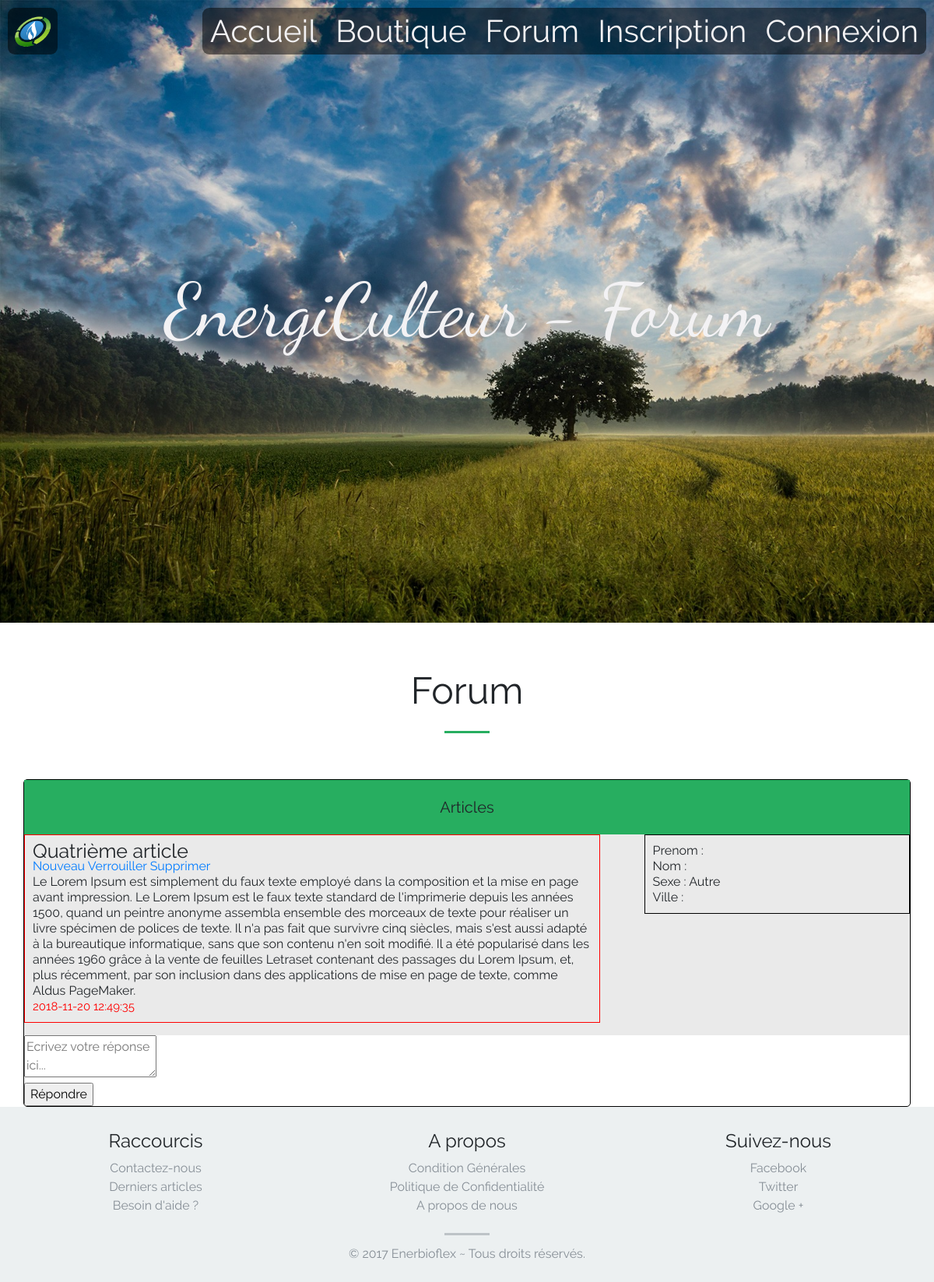
Page /forum-sujet.php?id_c=1&id_m=5 on the committed database.
### tables this page shows
CREATE TABLE forumCategorie(
	id integer primary key not null AUTO_INCREMENT,
	nom varchar(51) not null default "Catégorie sans nom."
);

CREATE TABLE message(
	id integer primary key not null AUTO_INCREMENT,
	id_categorie integer not null,
	id_auteur integer not null, 
	titre varchar(51) not null,
	corps text not null,
	verrouille boolean not null default 0,
	date_creation datetime not null default now()
);

### bdd/Model.php (called while the page is built, shortened)
<?php
class Model{
	private $bdd;
	function __construct(){
		try{
			$this->bdd = new PDO('mysql:host=localhost;dbName=energiculteur;charset=utf8', 'root', 'root');
		}
		catch(PDOException $e){
			die('<p>Connexion à la base de données impossible. Erreur[' . $e->getCode() . '] : ' . $e->getMessage() . '<p>');
		}
	}
	function get_utilisateur($id){
		$query = "SELECT * FROM energiculteur.utilisateur WHERE id = :ident";
		$requete = $this->bdd->prepare($query);
		$requete->bindValue(':ident', $id);
		$requete->execute();
		return $requete->fetch();
	}
	function get_contenu_sujet($id){
		try{
			$query = "SELECT * FROM energiculteur.message WHERE id = :ident";
			$requete = $this->bdd->prepare($query);
			$requete->bindValue(":ident", $id);
			$requete->execute();
			return $requete->fetch();
		}
		catch (PDOException $e){
			die("Impossible de voir le contenu du sujet");
		}
	}
	function get_categorie($ident){
		$query = "SELECT * FROM energiculteur.forumCategorie WHERE id = :identi";
		$requete = $this->bdd->prepare($query);
		$requete->bindValue(':identi', $ident);
		$requete->execute();
		$data = $requete->fetch();
		return $data;
	}
}
?>

### forum-sujet.php (the view, shortened to what this page needs)
<?php
	require('bdd/Model.php');
	$model = new Model();
	$content = $model->get_contenu_sujet($_GET['id_m']);
	$categorie = $model->get_categorie($_GET['id_c']);
	$user = $model->get_utilisateur($content['id_auteur']);
	switch ($user['sexe']) {
		default:
			$user['sexe'] = "Autre";
			break;
	}
?>
<!DOCTYPE html>
<html>
	<head>
		<link rel="stylesheet" href="css/bootstrap.min.css" />
		<link rel="stylesheet" href="css/style.css" />
	</head>
	<body>
		<?php
			require("includes/nav-bar.php");
		?>
		<section class="header">
			<div class="inner">EnergiCulteur - Forum</div>
		</section>
		<section class="container-fluid forum">
			<h1>Forum</h1>
			<hr class="separateur" />
			<div class="container forum-sujet">
<?php
	echo '	<h1>' . $categorie['nom'] . '</h1>';
?>
			<div class="sujet">
			<ul class="content">
<?php
	echo '		<li>' . $content['titre'] . '</li>';
	echo '		<li>
	<a href="nouveau-sujet.php">Nouveau</a>
	<a href="forum-maintenance.php?id_c='.$_GET['id_c'].'&id_m='.$_GET['id_m'].'&id_auteur='. $content['id_auteur'] .'&verrouille=1">Verrouiller</a>
	<a href="forum-maintenance.php?id_c='.$_GET['id_c'].'&id_m='.$_GET['id_m'].'&id_auteur='. $content['id_auteur'] .'&sujet_delete=1">Supprimer</a></li>';
	echo '		<li>' . $content['corps'] . '</li>';
	echo '		<li class="date">' . $content['date_creation'] . '</li>';
?>
			</ul>
			<ul class="user">
<?php
	echo '		<li>Prenom : ' . $user['prenom'] . '</li>';
	echo '		<li>Nom : ' . $user['nom'] . '</li>';
	echo '		<li>Sexe : ' . $user['sexe'] . '</li>';
	echo '		<li>Ville : ' . $user['ville'] . '</li>';
?>
			</ul>
			</div>
?>			<form method="post" action=<?php echo '"forum-sujet.php?id_c='.$_GET['id_c'].'&id_m='.$_GET['id_m'].'"'; ?>>
				<textarea name="reponse" placeholder="Ecrivez votre réponse ici..."></textarea><br>
				<input type="submit" name="repondre" value="Répondre">
			</form>
			</div>
		</section>
		<?php
			require("includes/footer.php");
		?>
	</body>
</html>

### css/style.css (style rules this page uses)
body, html { margin: 0; padding: 0; width: 100%; height: 100%; font-family: 'Raleway'; }
.separateur { height: 3px; width: 5%; min-width: 50px; margin-top: 2%; margin-bottom: 5%; box-shadow: none; border: none; background-color: #27AE60; }
.header { background-image: url('../img/banner.jpg'); }
.header, .connexion, .inscription, .contact { background-repeat: no-repeat; background-size: cover; height: 100%; width: 100%; display: table; }
.header .inner { display: table-cell; vertical-align: middle; text-align: center; color: #F3F2F4; font-size: 600%; font-family: 'DancingScript', 'Raleway', sans-serif; }
.derniers-articles h1, .a-propos h1, .forum h1 { text-align: center; margin-top: 5%; font-size: 300%; }
.forum-sujet { border: 1px solid black; padding: 0; border-radius: 5px; }
.forum-sujet h1 { background-color: #27AE60; font-size: 20px; width: 100%; margin: 0; padding: 0; height: 70px; line-height: 70px; }
.forum-sujet .sujet, .forum-sujet .reponse { background-color: #EAEAEA; overflow: hidden; list-style: none; line-height: 20px; }
.forum-sujet .sujet ul, .forum-sujet .reponse ul { list-style: none; }
.forum-sujet .sujet .content { width: 65%; border-right: 1px solid #FFF; float: left; border: 1px solid red; padding: 10px; }
.forum-sujet .sujet .content li:first-child { font-size: 25px; width: 100%; }
.forum-sujet .sujet .user { border: 1px solid black; width: 30%; float: right; padding: 10px; }
.forum-sujet .content li.date { position: relative; right: 0; font-size: 15px; width: 100%; color: red; }

### rows in the picture
forumcategorie: nom "Articles"
message: titre "Quatrième article", corps "Le Lorem Ipsum est simplement du faux texte employé dans la composition et la mise en page avant impression. Le Lorem Ipsum est le faux texte standard de l'imprimerie depuis les années 1500, quand un peintre anonyme assembla ensemble des morceaux de texte pour réaliser un livre spécimen de polices de texte. Il n'a pas fait que survivre cinq siècles, mais s'est aussi adapté à la bureautique informatique, sans que son contenu n'en soit modifié. Il a été popularisé dans les années 1960 grâce à la vente de feuilles Letraset contenant des passages du Lorem Ipsum, et, plus récemment, par son inclusion dans des applications de mise en page de texte, comme Aldus PageMaker.", date_creation "2018-11-20 12:49:35"

### other values in the picture
$user['sexe'] "Autre"
